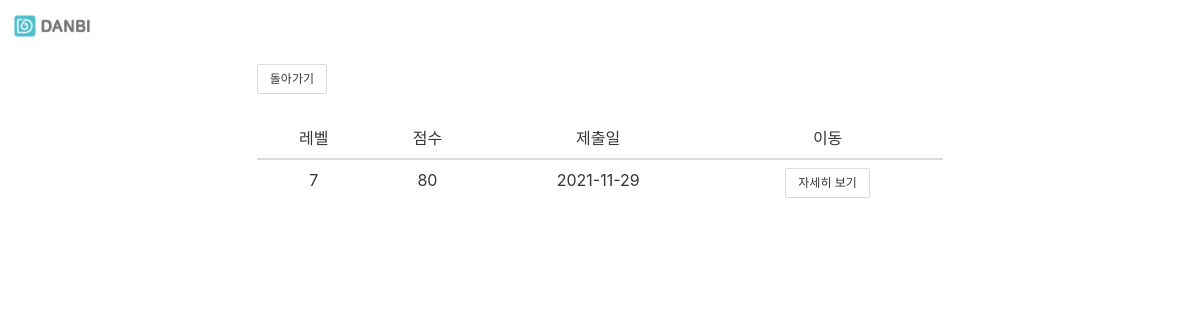
Page /report/8/ on the earlier database version.
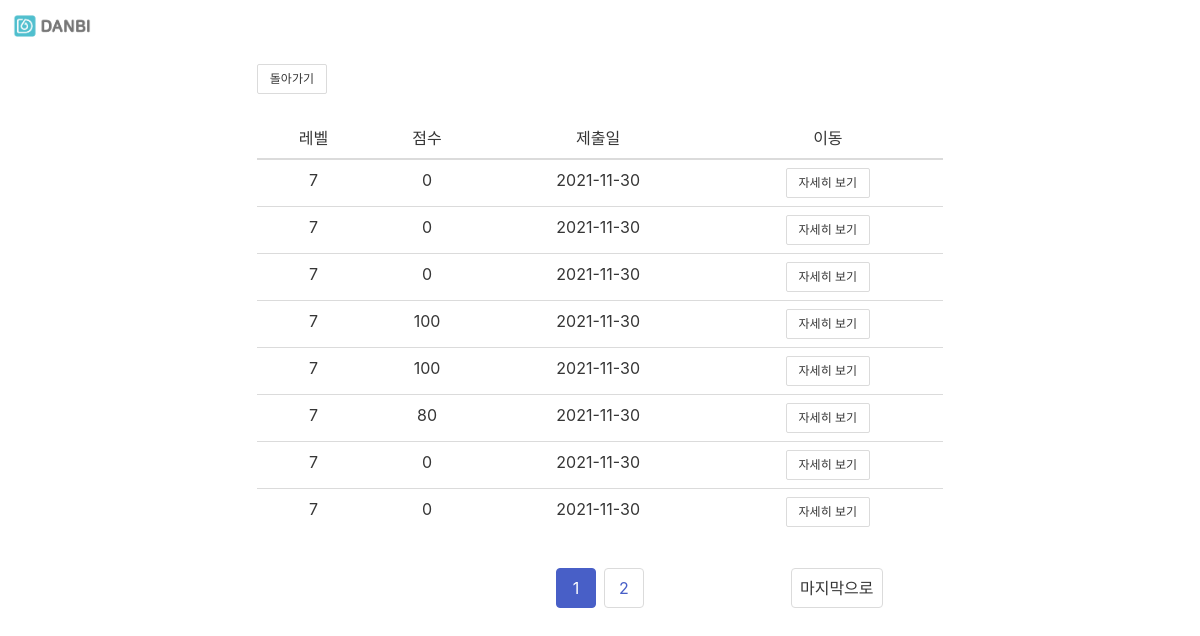
Same page on the later database version.
### english/models.py (models this page shows)
class UserAnswer(models.Model):
    user = models.ForeignKey(User, on_delete=models.CASCADE)
    level = models.CharField(max_length=20, blank=True)
    score = models.CharField(max_length=20, blank=True)
    sentence1 = models.CharField(max_length=500, blank=True)
    answer1 = models.CharField(max_length=500, blank=True)
    voca1 = models.CharField(max_length=500, blank=True)
    sentence2 = models.CharField(max_length=500, blank=True)
    answer2 = models.CharField(max_length=500, blank=True)
    voca2 = models.CharField(max_length=500, blank=True)
    sentence3 = models.CharField(max_length=500, blank=True)
    answer3 = models.CharField(max_length=500, blank=True)
    voca3 = models.CharField(max_length=500, blank=True)
    sentence4 = models.CharField(max_length=500, blank=True)
    answer4 = models.CharField(max_length=500, blank=True)
    voca4 = models.CharField(max_length=500, blank=True)
    sentence5 = models.CharField(max_length=500, blank=True)
    answer5 = models.CharField(max_length=500, blank=True)
    voca5 = models.CharField(max_length=500, blank=True)
    korean1 = models.CharField(max_length=500, blank=True)
    korean2 = models.CharField(max_length=500, blank=True)
    korean3 = models.CharField(max_length=500, blank=True)
    korean4 = models.CharField(max_length=500, blank=True)
    korean5 = models.CharField(max_length=500, blank=True)
    check_the_result = models.BooleanField(default=False)
    dt_created = models.DateTimeField(auto_now_add=True)
    dt_updated = models.DateTimeField(auto_now=True)

### app_account/views.py (the view)
class ReportListView(ListView):
    model = UserAnswer
    template_name = 'app_account/report_list.html'
    context_object_name = 'user_answer'
    paginate_by = 8
    def get_queryset(self):
        user_id = self.kwargs.get('user_id')
        return UserAnswer.objects.filter(user_id=user_id).order_by("-dt_created")
    def get_context_data(self, **kwargs):
        context = super().get_context_data(**kwargs)
        context['profile_user'] = get_object_or_404(User, id=self.kwargs.get('user_id'))
        return context

### app_account/templates/app_account/report_list.html (shortened to what this page needs)
{% extends 'base.html' %}
{% load widget_tweaks %}
{% load static %}
{% block contents %}
<div class="column">
    <a class="button is-small" href="{% url 'index' %}"> 돌아가기</a>
</div>
<div class="column" >
    <div style="min-height: 450px">
        <table class="table is-fullwidth" >
            <thead>
                <tr>
                    <td style="text-align: center">레벨</td>
                    <td style="text-align: center">점수</td>
                    <td style="text-align: center">제출일</td>
                    <td style="text-align: center">이동</td>
                </tr>
            </thead>
            <tbody>
            {% for foo in user_answer %}
                <tr style = >
                    <td style="text-align: center">{{ foo.level }}</td>
                    <td style="text-align: center">{{ foo.score }}</td>
                    <td style="text-align: center">{{ foo.dt_created |date:"Y-m-d"}}</td>
                    <td style="text-align: center"><a class="is-small button" href="{% url 'report_detail' foo.id %}">자세히 보기</a></td>
                </tr>
            {% endfor %}
            </tbody>
        </table>
    </div>
    <div class="wrap-pagination" style="text-align: center">
        {% if is_paginated %}
            <div class="columns pagination is-centered ">
                <div class="column is-one-third">
                </div>
                <div class="column is-one-third">
                    <ul class="pagination-list">
                        {% for num in page_obj.paginator.page_range %}
                            {% if page_obj.number == num %}
                              <li class="pagination-link is-current ">{{ num }}</li>
                            {% elif num > page_obj.number|add:'-3' and num < page_obj.number|add:'3' %}
                              <li class="pagination-link"><a href="?page={{ num }}">{{ num }}</a></li>
                            {% endif %}
                        {% endfor %}
                    </ul>
                </div>
                <div class="column is-one-third">
                    {% if page_obj.has_next %}
                        <a href="?page={{ page_obj.paginator.num_pages }}" class="pagination-link" aria-label="Goto page 86">마지막으로</a>
                    {% endif %}
                </div>
            </div>
        {% endif %}
{% endblock %}

Differences in the rows shown:
no longer on this page (row unchanged): UserAnswer: level "7", score "80", dt_created "2021-11-29"
added UserAnswer: level "7", score "0", dt_created "2021-11-30"
added UserAnswer: level "7", score "0", dt_created "2021-11-30"
added UserAnswer: level "7", score "0", dt_created "2021-11-30"
added UserAnswer: level "7", score "100", dt_created "2021-11-30"
added UserAnswer: level "7", score "100", dt_created "2021-11-30"
added UserAnswer: level "7", score "80", dt_created "2021-11-30"
added UserAnswer: level "7", score "0", dt_created "2021-11-30"
added UserAnswer: level "7", score "0", dt_created "2021-11-30"
Other differences:
new list line: "1"
new list line: "2"
text now shown: "마지막으로"
